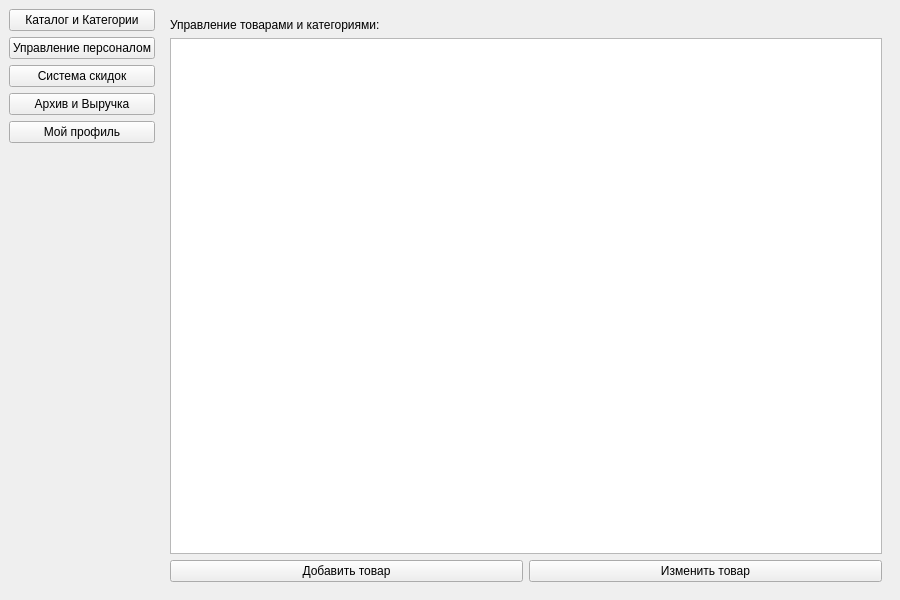
<?xml version="1.0" encoding="UTF-8"?>
<ui version="4.0">
 <class>AdminWindow</class>
 <widget class="QMainWindow" name="AdminWindow">
  <property name="geometry">
   <rect><x>0</x><y>0</y><width>900</width><height>600</height></rect>
  </property>
  <property name="windowTitle">
   <string>Консоль Администратора (Полный доступ)</string>
  </property>
  <widget class="QWidget" name="centralwidget">
   <layout class="QHBoxLayout" name="mainLayout">
    <item>
     <layout class="QVBoxLayout" name="sideMenuLayout">
      <item>
       <widget class="QPushButton" name="btnCatalogCrud">
        <property name="text"><string>Каталог и Категории</string></property>
       </widget>
      </item>
      <item>
       <widget class="QPushButton" name="btnUsersCrud">
        <property name="text"><string>Управление персоналом</string></property>
       </widget>
      </item>
      <item>
       <widget class="QPushButton" name="btnDiscountsCrud">
        <property name="text"><string>Система скидок</string></property>
       </widget>
      </item>
      <item>
       <widget class="QPushButton" name="btnArchive">
        <property name="text"><string>Архив и Выручка</string></property>
       </widget>
      </item>
      <item>
       <widget class="QPushButton" name="btnProfile">
        <property name="text"><string>Мой профиль</string></property>
       </widget>
      </item>
      <item>
       <spacer name="verticalSpacer">
        <property name="orientation"><enum>Qt::Vertical</enum></property>
        <property name="sizeHint" stdset="0"><size><width>20</width><height>40</height></size></property>
       </spacer>
      </item>
     </layout>
    </item>
    <item>
     <widget class="QStackedWidget" name="stackedWidget">
      <widget class="QWidget" name="pageCatalogCrud">
       <layout class="QVBoxLayout" name="catCrudLayout">
        <item>
         <widget class="QLabel" name="lblC1"><property name="text"><string>Управление товарами и категориями:</string></property></widget>
        </item>
        <item>
         <widget class="QTableView" name="tableCatalogCrud"/>
        </item>
        <item>
         <layout class="QHBoxLayout" name="crudBtnLayout1">
          <item>
           <widget class="QPushButton" name="btnAddProduct"><property name="text"><string>Добавить товар</string></property></widget>
          </item>
          <item>
           <widget class="QPushButton" name="btnEditProduct"><property name="text"><string>Изменить товар</string></property></widget>
          </item>
          <!-- Кнопка "Удалить товар" удалена -->
         </layout>
        </item>
       </layout>
      </widget>
      <widget class="QWidget" name="pageUsersCrud">
       <layout class="QVBoxLayout" name="userCrudLayout">
        <item>
         <widget class="QLabel" name="lblU1"><property name="text"><string>Управление учетными записями (Регистрация Менеджеров):</string></property></widget>
        </item>
        <item>
         <widget class="QTableView" name="tableUsersCrud"/>
        </item>
        <item>
         <layout class="QHBoxLayout" name="crudBtnLayout2">
          <item>
           <widget class="QPushButton" name="btnAddEmployee"><property name="text"><string>Добавить менеджера</string></property></widget>
          </item>
          <item>
           <widget class="QPushButton" name="btnDelUser"><property name="text"><string>Удалить пользователя</string></property></widget>
          </item>
         </layout>
        </item>
       </layout>
      </widget>
      <widget class="QWidget" name="pageDiscountsCrud">
       <layout class="QVBoxLayout" name="discLayout">
        <item>
         <widget class="QLabel" name="lblD1"><property name="text"><string>Управление правилами скидок системы:</string></property></widget>
        </item>
        <item>
         <widget class="QTableView" name="tableDiscountsCrud"/>
        </item>
        <item>
         <layout class="QHBoxLayout" name="crudBtnLayout3">
          <item>
           <widget class="QPushButton" name="btnAddDiscount"><property name="text"><string>Добавить скидку</string></property></widget>
          </item>
          <!-- Кнопка "Удалить скидку" удалена -->
         </layout>
        </item>
       </layout>
      </widget>
      <widget class="QWidget" name="pageArchive">
       <layout class="QVBoxLayout" name="archiveLayout">
        <item>
         <widget class="QLabel" name="lblAn"><property name="text"><string>Кконтроль продаж:</string></property></widget>
        </item>
        <item>
         <widget class="QTableView" name="tableArchive"/>
        </item>
       </layout>
      </widget>
      <widget class="QWidget" name="pageProfile">
       <layout class="QVBoxLayout" name="profLayout">
        <item>
         <widget class="QLabel" name="lblProf"><property name="text"><string>Профиль главного администратора базы данных:</string></property></widget>
        </item>
        <item>
         <widget class="QLineEdit" name="lineEmail">
          <property name="placeholderText"><string>Email Администратора</string></property>
         </widget>
        </item>
        <item>
         <widget class="QLineEdit" name="linePassword">
          <property name="placeholderText"><string>Сменить мастер-пароль</string></property>
          <property name="echoMode"><enum>QLineEdit::Password</enum></property>
         </widget>
        </item>
        <item>
         <widget class="QPushButton" name="btnSaveProfile"><property name="text"><string>Сохранить изменения</string></property></widget>
        </item>
        <item>
         <spacer name="profSpacer">
          <property name="orientation"><enum>Qt::Vertical</enum></property>
          <property name="sizeHint" stdset="0"><size><width>20</width><height>40</height></size></property>
         </spacer>
        </item>
       </layout>
      </widget>
     </widget>
    </item>
   </layout>
  </widget>
 </widget>
</ui>
